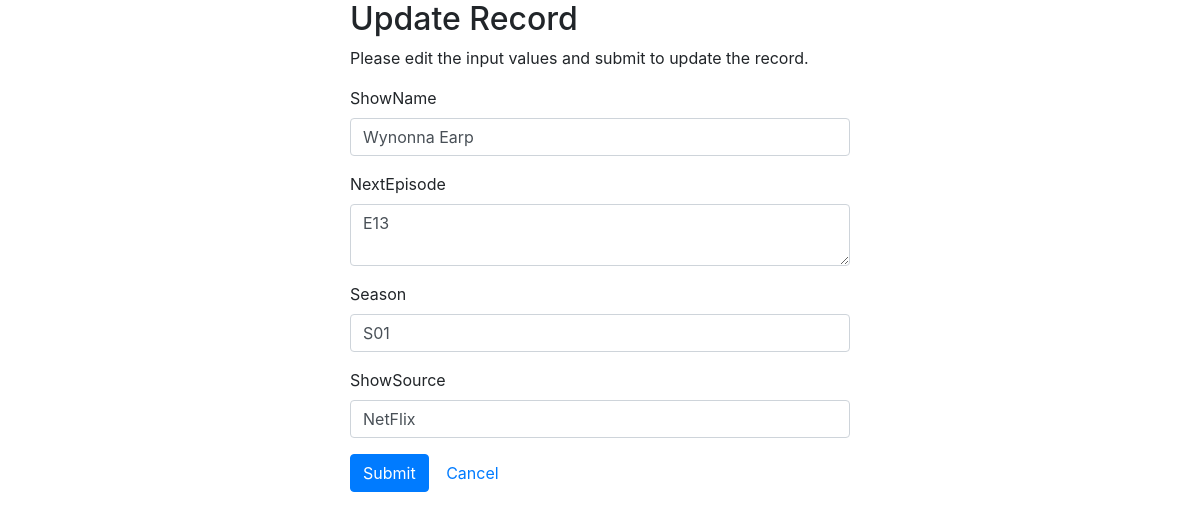
/update.php?ID=8, run on the app's committed database.
### tables this page shows
CREATE TABLE `tvEpisodes` (
  `ID` int(11) NOT NULL AUTO_INCREMENT,
  `ShowName` char(40) NOT NULL,
  `NextEpisode` char(5) NOT NULL,
  `Season` char(5) NOT NULL,
  `ShowSource` char(30) NOT NULL,
  `ModifiedDate` timestamp NOT NULL DEFAULT CURRENT_TIMESTAMP ON UPDATE CURRENT_TIMESTAMP,
  PRIMARY KEY (`ID`),
  KEY `ShowName` (`ShowName`)
);

### update.php (the view, shortened to what this page needs)
<?php
require_once 'config.php';
$ShowName = $NextEpisode = $Season = $ShowSource = "";
$ShowName_err = $NextEpisode_err = $Season_err = $ShowSource_err = "";
if(isset($_POST["ID"]) && !empty($_POST["ID"])){
    $ID = $_POST["ID"];
    $input_ShowName = trim($_POST["ShowName"]);
    if(empty($input_ShowName)){
        $ShowName_err = "Please enter a Show Name.";
    } elseif(!filter_var(trim($_POST["ShowName"]), FILTER_VALIDATE_REGEXP, array("options"=>array("regexp"=>"/^[a-zA-Z'-.\s ]+$/")))){
        $ShowName_err = 'Please enter a valid Show Name.';
    } else{
        $ShowName = $input_ShowName;
    }
    $input_NextEpisode = trim($_POST["NextEpisode"]);
    if(empty($input_NextEpisode)){
        $NextEpisode_err = 'Please enter an Next Episode.';
    } else{
        $NextEpisode = $input_NextEpisode;
    }
    $input_Season = trim($_POST["Season"]);
    if(empty($input_Season)){
        $Season_err = "Please enter the Season.";
    } else{
        $Season = $input_Season;
    }
    $input_ShowSource = trim($_POST["ShowSource"]);
    if(empty($input_ShowSource)){
        $ShowSource_err = "Please enter a Show Source.";
    } elseif(!filter_var(trim($_POST["ShowSource"]), FILTER_VALIDATE_REGEXP, array("options"=>array("regexp"=>"/^[a-zA-Z'-.\s ]+$/")))){
        $ShowSource_err = 'Please enter a valid Show Source.';
    } else{
        $ShowSource = $input_ShowSource;
    }
    if(empty($ShowName_err) && empty($NextEpisode_err) && empty($Season_err) && empty($ShowSource_err)){
        $sql = "UPDATE tvEpisodes SET ShowName=?, NextEpisode=?, Season=?, ShowSource=? WHERE ID=?";
        if($stmt = $mysqli->prepare($sql)){
            $stmt->bind_param("ssssi", $param_ShowName, $param_NextEpisode, $param_Season, $param_ShowSource, $param_ID);
            $param_ShowName = $ShowName;
            $param_NextEpisode = $NextEpisode;
            $param_Season = $Season;
            $param_ShowSource = $ShowSource;
            $param_ID = $ID;
            if($stmt->execute()){
                header("location: index.php");
                exit();
            } else{
                echo "In POST section.  Something went wrong. Please try again later.";
            }
        }
        $stmt->close();
    }
    $mysqli->close();
} else{
    if(isset($_GET["ID"]) && !empty(trim($_GET["ID"]))){
        $sql = "SELECT * FROM tvEpisodes WHERE ID = ?";
        if($stmt = $mysqli->prepare($sql)){
            $stmt->bind_param("i", $param_ID);
            if($stmt->execute()){
                $result = $stmt->get_result();
                if($result->num_rows == 1){
                    $row = $result->fetch_array(MYSQLI_ASSOC);
                    $ShowName = $row["ShowName"];
                    $NextEpisode = $row["NextEpisode"];
                    $Season = $row["Season"];
                    $ShowSource = $row["ShowSource"];
                } else{
                    header("location: error.php");
                    exit();
                }
            } else{
                echo "Oops! Something went wrong. Please try again later.";
            }
        }
    }  else{
        header("location: error.php");
        exit();
    }
}
?>
<!DOCTYPE html>
<html lang="en">
<head>
	<link
		rel="stylesheet" href="https://stackpath.bootstrapcdn.com/bootstrap/4.1.1/css/bootstrap.min.css"
>
</head>
<body>
    <div class="wrapper">
        <div class="container-fluID">
            <div class="row">
                <div class="col-md-12">
                    <div class="page-header">
                        <h2>Update Record</h2>
                    </div>
                    <p>Please edit the input values and submit to update the record.</p>
                    <form action="<?php echo htmlspecialchars(basename($_SERVER['REQUEST_URI'])); ?>" method="post">
                        <div class="form-group <?php echo (!empty($ShowName_err)) ? 'has-error' : ''; ?>">
                            <label>ShowName</label>
                            <input type="text" name="ShowName" class="form-control" value="<?php echo $ShowName; ?>">
                        </div>
                        <div class="form-group <?php echo (!empty($NextEpisode_err)) ? 'has-error' : ''; ?>">
                            <label>NextEpisode</label>
                            <textarea name="NextEpisode" class="form-control"><?php echo $NextEpisode; ?></textarea>
                        </div>
                        <div class="form-group <?php echo (!empty($Season_err)) ? 'has-error' : ''; ?>">
                            <label>Season</label>
                            <input type="text" name="Season" class="form-control" value="<?php echo $Season; ?>">
                        </div>
                        <div class="form-group <?php echo (!empty($ShowSource_err)) ? 'has-error' : ''; ?>">
                            <label>ShowSource</label>
                            <input type="text" name="ShowSource" class="form-control" value="<?php echo $ShowSource; ?>">
                        </div>
                        <input type="submit" class="btn btn-primary" value="Submit">
                        <a href="index.php" class="btn btn-default">Cancel</a>
                    </form>
                </div>
            </div>
        </div>
    </div>
</body>
</html>

### update.php (style rules this page uses)
.wrapper { wIDth: 500px; margin: 0 auto; }

### data on the page
tvepisodes: ShowName "Wynonna Earp", NextEpisode "E13", Season "S01", ShowSource "NetFlix"
